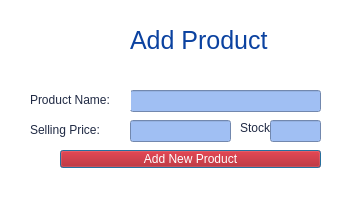
<?xml version="1.0" encoding="UTF-8"?>
<ui version="4.0">
 <class>NewProduct</class>
 <widget class="QDialog" name="NewProduct">
  <property name="geometry">
   <rect>
    <x>0</x>
    <y>0</y>
    <width>364</width>
    <height>199</height>
   </rect>
  </property>
  <property name="windowTitle">
   <string>Dialog</string>
  </property>
  <property name="styleSheet">
   <string notr="true">background-color: rgb(255, 255, 255);</string>
  </property>
  <widget class="QLabel" name="label">
   <property name="geometry">
    <rect>
     <x>130</x>
     <y>20</y>
     <width>161</width>
     <height>41</height>
    </rect>
   </property>
   <property name="font">
    <font>
     <family>Segoe UI</family>
     <pointsize>19</pointsize>
     <italic>false</italic>
     <bold>false</bold>
    </font>
   </property>
   <property name="styleSheet">
    <string notr="true">color: rgb(11, 66, 160);
font: 19pt &quot;Segoe UI&quot;;</string>
   </property>
   <property name="text">
    <string>Add Product</string>
   </property>
  </widget>
  <widget class="QLabel" name="label_6">
   <property name="geometry">
    <rect>
     <x>50</x>
     <y>20</y>
     <width>61</width>
     <height>51</height>
    </rect>
   </property>
   <property name="text">
    <string/>
   </property>
   <property name="pixmap">
    <pixmap>C:/Users/Asus/Downloads/Untitled-2.png</pixmap>
   </property>
   <property name="scaledContents">
    <bool>true</bool>
   </property>
  </widget>
  <widget class="QLineEdit" name="pname">
   <property name="geometry">
    <rect>
     <x>130</x>
     <y>90</y>
     <width>191</width>
     <height>22</height>
    </rect>
   </property>
   <property name="styleSheet">
    <string notr="true">background-color: rgb(160,191,243);</string>
   </property>
   <property name="text">
    <string/>
   </property>
  </widget>
  <widget class="QLineEdit" name="price">
   <property name="geometry">
    <rect>
     <x>130</x>
     <y>120</y>
     <width>101</width>
     <height>22</height>
    </rect>
   </property>
   <property name="styleSheet">
    <string notr="true">background-color: rgb(160,191,243);</string>
   </property>
   <property name="text">
    <string/>
   </property>
  </widget>
  <widget class="QPushButton" name="pushButton">
   <property name="geometry">
    <rect>
     <x>60</x>
     <y>150</y>
     <width>261</width>
     <height>18</height>
    </rect>
   </property>
   <property name="cursor">
    <cursorShape>PointingHandCursor</cursorShape>
   </property>
   <property name="styleSheet">
    <string notr="true">color: rgb(255, 255, 255);
background-color: rgb(177, 0, 3);

font: 900 9pt &quot;Segoe UI Black&quot;;</string>
   </property>
   <property name="text">
    <string>Add New Product</string>
   </property>
  </widget>
  <widget class="QLabel" name="label_5">
   <property name="geometry">
    <rect>
     <x>240</x>
     <y>120</y>
     <width>31</width>
     <height>16</height>
    </rect>
   </property>
   <property name="styleSheet">
    <string notr="true">color: rgb(32, 42, 68);
</string>
   </property>
   <property name="text">
    <string>Stock:</string>
   </property>
  </widget>
  <widget class="QLabel" name="label_3">
   <property name="geometry">
    <rect>
     <x>30</x>
     <y>90</y>
     <width>101</width>
     <height>20</height>
    </rect>
   </property>
   <property name="styleSheet">
    <string notr="true">color: rgb(32, 42, 68);
</string>
   </property>
   <property name="text">
    <string>Product Name:</string>
   </property>
  </widget>
  <widget class="QLabel" name="label_4">
   <property name="geometry">
    <rect>
     <x>30</x>
     <y>120</y>
     <width>81</width>
     <height>20</height>
    </rect>
   </property>
   <property name="styleSheet">
    <string notr="true">color: rgb(32, 42, 68);
</string>
   </property>
   <property name="text">
    <string>Selling Price:</string>
   </property>
  </widget>
  <widget class="QLineEdit" name="stk">
   <property name="geometry">
    <rect>
     <x>270</x>
     <y>120</y>
     <width>51</width>
     <height>22</height>
    </rect>
   </property>
   <property name="styleSheet">
    <string notr="true">background-color: rgb(160,191,243);</string>
   </property>
   <property name="text">
    <string/>
   </property>
  </widget>
 </widget>
 <resources/>
 <connections/>
</ui>
